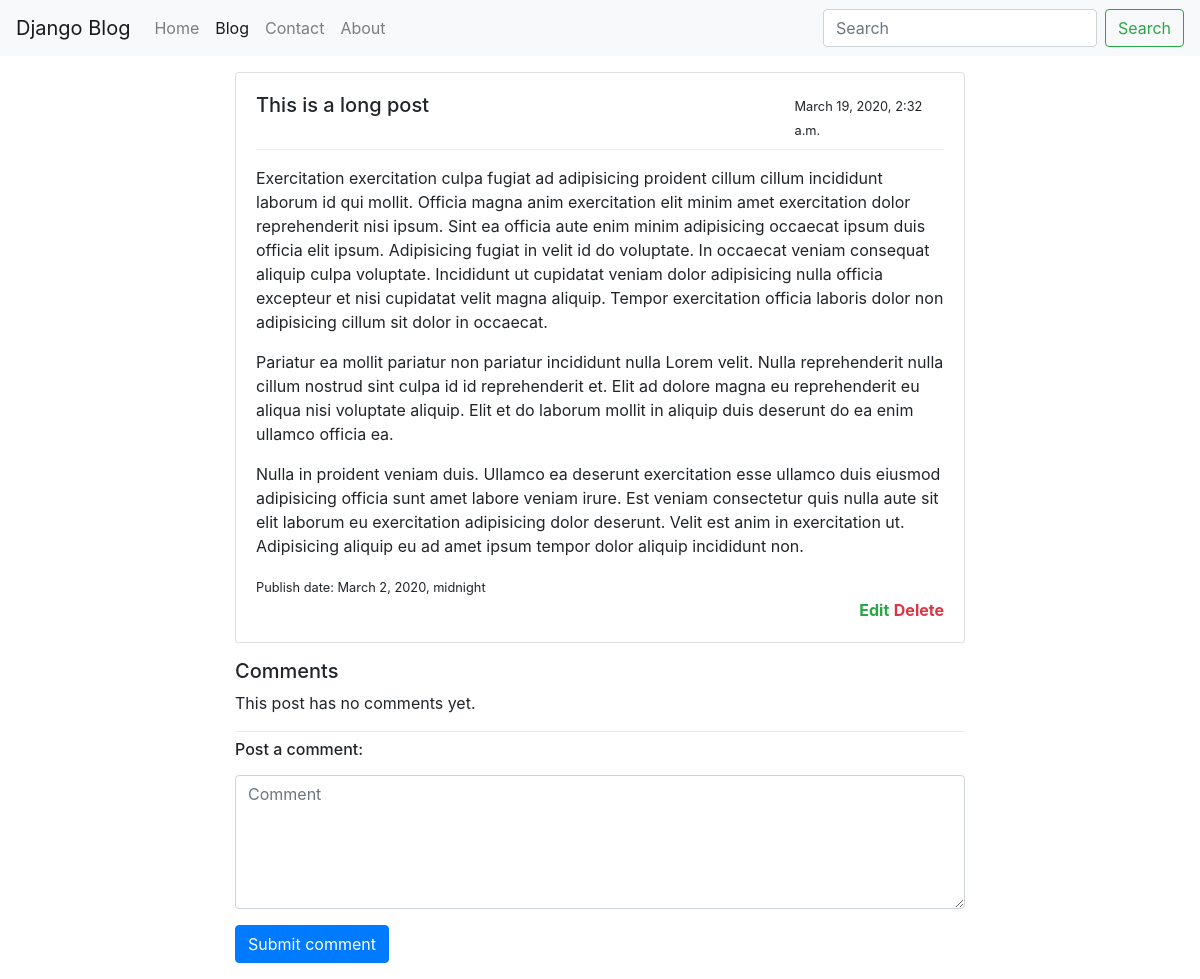
The page /blog/this-is-a-long-post/ (signed in) on the database its author committed.
### blog/models.py (models this page shows, shortened)
class BlogPost(models.Model):
  user = models.ForeignKey(user_model,
    null=True, default=1, on_delete=models.SET_NULL)
  title = models.TextField()
  slug = models.SlugField(unique=True)
  content = models.TextField(null=True, blank=True)
  publish_date = models.DateTimeField(auto_now=False, auto_now_add=False, null=True, blank=True)
  timestamp = models.DateTimeField(auto_now_add=True)
  updated = models.DateTimeField(auto_now=True)
  image = models.ImageField(upload_to='image/', blank=True, null=True)
  objects = BlogPostManager()
  class Meta:
    ordering = ['-publish_date', '-updated', '-timestamp']
  def get_edit_url(self):
    return f'/blog/{self.slug}/edit'
  def get_delete_url(self):
    return f'/blog/{self.slug}/delete'

### blog/views.py (the view)
# urls.py: path('<str:slug>/', blog_post_detail_view),
def blog_post_detail_view(request, slug):
  try:
    obj = BlogPost.objects.get(slug=slug)
  except:
    raise Http404('Blog post does not exist.')
  form = BlogPostCommentForm(request.POST or None, initial={'post': obj, 'user': request.user or None})
  if form.is_valid():
    print(form.cleaned_data)
    form.save()
    form = BlogPostCommentForm(initial={'post': obj, 'user': request.user or None})
  else:
    print(form.errors.as_data())
  comments = obj.comments.all()
  t_name = 'blog/detail.html'
  context = {
    'object': obj,
    'detail': True,
    'comments': comments,
    'commentForm': form
  }
  return render(request, t_name, context)

### blog/forms.py
class BlogPostCommentForm(forms.ModelForm):
  class Meta:
    model = BlogPostComment
    fields = ['user', 'post', 'content']
    widgets = {
          'user': forms.NumberInput(attrs={'hidden': True}),
          'post': forms.NumberInput(attrs={'hidden': True}),
          'content': forms.Textarea(attrs={'class': 'form-control', 'placeholder': 'Comment', 'rows': 5}),
        }
  def __init__(self, *args, **kwargs):
        super(BlogPostCommentForm, self).__init__(*args, **kwargs)
        self.fields['user'].required = False

### blog/models.py (called while the page is built)
  def get_queryset(self):
    return BlogPostQuerySet(self.model, using=self._db)

### blog/templates/blog/detail.html (shortened to what this page needs)
{% extends "base.html" %}
{% block content %}
  {% include "blog/list_inline.html" with blog_post=object %}
  <h5>Comments</h5>
  {% for c in comments %}
    {% include "blog/comment.html" with comment=c %}
  {% empty %}
    <p>This post has no comments yet.</p>
  {% endfor %}
  <div class="dropdown-divider"></div>
  <h6>Post a comment:</h6>
  <form method="POST" action="." onsubmit="submitPost()" novalidate>
    {% for field in commentForm %}
      <div class="form-group">
        {{ field }}
      </div>
    {% endfor %}
    <button type="submit" class="btn btn-primary mb-3">Submit comment</button>
  </form>
{% endblock %}

### blog/templates/blog/list_inline.html (shortened to what this page needs)
<div class="card mb-3">
  <div class="card-body">
    <div class="row">
      <div class="col-9">
        <h5 class="card-title">{{ blog_post.title }}</h5>
      </div>
      <div class="col-3">
        {% if request.user.is_authenticated %}
          <small>{{ blog_post.timestamp }}</small>
        {% endif %}
      </div>
    </div>
    <div class="dropdown-divider"></div>
    {% if truncate %}
      <p class="card-text">{{ blog_post.content | linebreaks | truncatewords:50 }}</p>
    {% else %}
      <p class="card-text">{{ blog_post.content | linebreaks }}</p>
    {% endif %}
    <small>Publish date: {{ blog_post.publish_date }}</small>
    <div class="row justify-content-end">
      <div class="text-right col-8">
        {% if request.user.is_authenticated %}
          {% if request.user.is_staff %}
            <b><a href="{{ object.get_edit_url }}" class="text-success">Edit</a></b>
            <b><a href="{{ object.get_delete_url }}" class="text-danger">Delete</a></b>
          {% endif %}
        {% endif %}
      </div>
    </div>
  </div>
</div>

### rows shown on the page
BlogPost: title "This is a long post", timestamp "March 19, 2020, 2:32 a.m.", content "Exercitation exercitation culpa fugiat ad adipisicing proident cillum cillum incididunt laborum id qui mollit. Officia magna anim exercitation elit minim amet exercitation dolor reprehenderit nisi ipsum. Sint ea officia aute enim minim adipisicing occaecat ipsum duis officia elit ipsum. Adipisicing fugiat in velit id do voluptate. In occaecat veniam consequat aliquip culpa voluptate. Incididunt ut cupidatat veniam dolor adipisicing nulla officia excepteur et nisi cupidatat velit magna aliquip. Tempor exercitation officia laboris dolor non adipisicing cillum sit dolor in occaecat. Pariatur ea mollit pariatur non pariatur incididunt nulla Lorem velit. Nulla reprehenderit nulla cillum nostrud…", publish_date "March 2, 2020, midnight"
